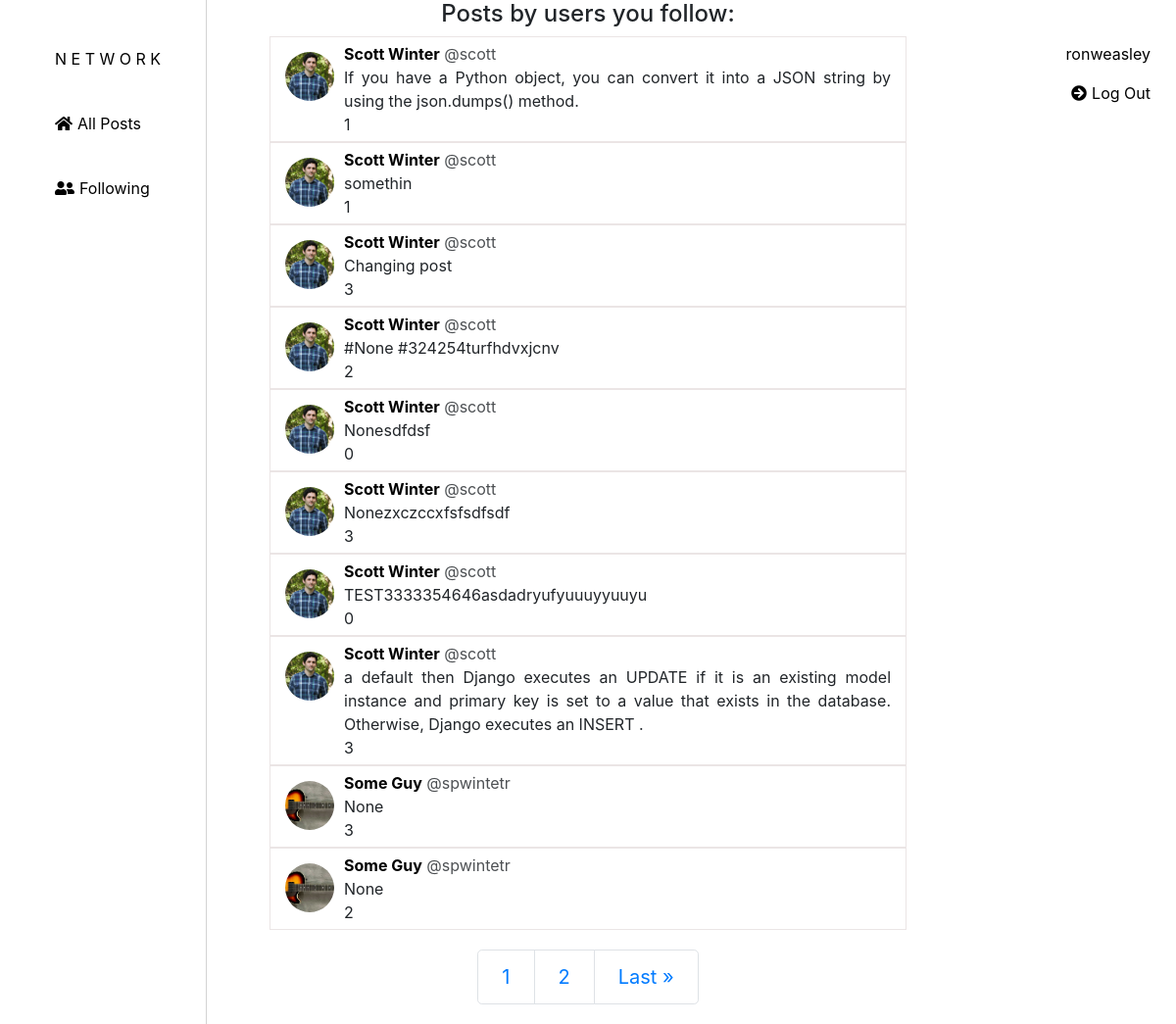
Screenshot of /following_page (signed in) with the database file from the repository.
### network/models.py (models this page shows, shortened)
class User(AbstractUser):
    pass

class Post(models.Model):
    user = models.ForeignKey(User, on_delete=models.CASCADE, related_name="post_user", default=1)
    content = models.TextField(max_length=450)
    likes = models.ManyToManyField(User, blank=True)
    timestamp = models.DateTimeField(auto_now_add=True)

### network/views.py (the view)
# urls.py: path("following_page", views.following_page, name="following_page"),
def following_page(request):
    list_of_following = Following.objects.filter(follower=request.user)
    following_list = [user.followed for user in list_of_following]
    message = ""
    if len(following_list) == 0:
        message = "You aren't following anyone yet!"
    post_list = []
    for user in following_list:
        posts = Post.objects.filter(user=user)
        post_list.append(posts)
    new_post_list = []
    for post_object in post_list:
        for post in post_object:
            new_post_list.append(post)
            new_post_list.sort(key=lambda x: x.timestamp, reverse=True)
    page_obj = paginate(new_post_list, 10, request)
    user_profiles = UserProfile.objects.all()
    user_profile_dict = profile_pictures(user_profiles)
    return render(request, "network/following_page.html", {
        "following_list": following_list,
        "message": message,
        "page_obj": page_obj,
        "user_profile_dict": user_profile_dict
    })

### network/views.py (called while the page is built)
def profile_pictures(profile_list):
    user_profile_dict = {}
    for profile in profile_list:
        user = profile.user.username
        profile_picture = profile.profile_picture.url
        user_profile_dict.update({user: profile_picture})
    return user_profile_dict

def paginate(posts_list, total_posts, request):
    paginator = Paginator(posts_list, total_posts)
    page_number = request.GET.get('page')
    page_obj = paginator.get_page(page_number)
    return page_obj

### network/templates/network/following_page.html (shortened to what this page needs)
{% extends "network/layout.html" %}
{% load static %}
{% block body %}
<h4 class="follow-title">Posts by users you follow:</h4>
    {% if message %}
    <div class="message">
        <p>{{message}}</p>
    </div>
    {% else %}
            {% for post in page_obj %}
            <div class="post-outer">
                <div class="post-inner" id="post-inner-{{post.id}}">
                    {% for key, value in user_profile_dict.items %}
                        {% if post.user.username == key %}
                            <div class="post-pic" id="post-pic-{{post.id}}">
                                <img src="{{ value }}">
                            </div>
                        {% endif %}
                    {% endfor %}
                    <div class="post-second-section">
                        <div class="post-top" id="post-top-{{post.id}}">
                            <a class="name" href="{% url 'profile' post.user.id %}">{{post.user.first_name}} {{post.user.last_name}}</a>
                            <p class="username">@{{post.user}}</p>                        </div>
                        <div class="post-middle">
                            <p id="content-{{post.id}}" name="content">{{post.content}}</p>
                        </div>
                        <div class="post-bottom">
                            <p class="likes-count" id="likes-count-{{post.id}}">{{post.likes.count}}</p>
                        </div>
                    </div>
                </div>
            </div>
            {% endfor %}
    {% endif %}
    {% if page_obj|length < 10 and page_obj.number == 1%}
    {% else %}
    <nav aria-label="..." class="pagination">
        <ul class="pagination pagination-lg">
          <li class="page-item">
            <a class="page-link" href="?page={{ page_obj.page_number }}" tabindex="-1">{{ page_obj.number }}</a>
          </li>
          {% if page_obj.has_next %}
            <li class="page-item">
                <a class="page-link" href="?page={{ page_obj.next_page_number }}">{{ page_obj.next_page_number }}</a>
            </li>
            <li class="page-item">
                <a class="page-link" href="?page={{ page_obj.paginator.num_pages }}">Last &raquo;</a>
            </li>
            {% endif %}
        </ul>
    </nav>
    {% endif %}
{% endblock %}

### network/templates/network/layout.html (shortened to what this page needs)
{% load static %}
<!DOCTYPE html>
<html lang="en">
<head>
    <link rel="stylesheet" href="https://stackpath.bootstrapcdn.com/bootstrap/4.4.1/css/bootstrap.min.css"
>
    <link rel="stylesheet" href="https://use.fontawesome.com/releases/v5.10.2/css/all.css">
    <link href="{% static 'network/styles.css' %}" rel="stylesheet">
</head>
<body>
    {% if user.is_authenticated %}
    <div class="user-info">
        <a class="nav-link" href="{% url 'profile' request.user.id %}"><p id="username">{{request.user.username}}</p></a>
        <a class="nav-link" id="index" href="{% url 'logout' %}"><i class="fas fa-arrow-circle-right"></i><p>Log Out</p></a>
    </div>
    {% else %}
    <div class="user-info">
        <a class="nav-link" href="{% url 'login' %}">Log In</a>
        <a class="nav-link" href="{% url 'register' %}">Register</a>
    </div>
    {% endif %}
    <div id="sidenav">
        <ul>
            <li>
                <a class="nav-link" id="index" href="{% url 'index' %}"><p>N E T W O R K</p></a>
            </li>
            <li>
                <a class="nav-link" id="index" href="{% url 'index' %}"><i class="fas fa-home"></i><p>All Posts</p></a>
            </li>
            {% if user.is_authenticated %}
            <li>
                <a class="nav-link" id="following_page" href="{% url 'following_page' %}"><i class="fas fa-user-friends"></i><p>Following</p></a>
            </li>
            {% endif %}
        </ul>
    </div>
    <div class="body">
        {% block body %}
        {% endblock %}
    </div>
</body>
</html>

### network/static/network/styles.css (style rules this page uses)
#sidenav { height: 100%; position: fixed; z-index: 1; left: 0; background-color:white; overflow-x: hidden; padding-top: 20px; margin-bottom: 50px; text-align: justify; border-right: 1px solid #D3D3D3; }
#sidenav ul { margin-top: 20px; list-style: none; }
#sidenav li { margin-bottom: 10px; margin-right: 30px; }
#sidenav ul li a p { display: inline-block; color: black; }
a i { margin-right: 5px; color: black; }
.user-info { position: fixed; top:35px; right:10px; text-align: right; }
.user-info a p { color: black; }
.follow-title, .sign-in-prompt { text-align: center; }
.pagination { text-align: center; margin:0 auto; margin-top: 10px; margin-bottom: 10px; }
.post-outer { text-align: center; margin:0 auto; border: 1px solid rgb(235, 229, 229); width: 650px; }
.post-inner { text-align: justify; display: flex; padding: 5px; }
.post-pic { float: left; padding: 10px; }
.post-pic img { height: 50px; width: 50px; border-radius: 50%; object-fit: cover; }
.post-top p { text-align: left; }
.name { font-weight: bold; color: black; }
.username { opacity: .8; }
.post-middle { margin-right: 10px; }
.post-middle p { margin-top: 10px; margin-bottom: 10px; overflow-wrap: break-word; }
.post-bottom i, p { display:inline; }

### rows the page displays
User: user.username "ronweasley"
Post: user.first_name "Scott", user.last_name "Winter", user "scott", content "If you have a Python object, you can convert it into a JSON string by using the json.dumps() method.", likes.count "1"
Post: user.first_name "Scott", user.last_name "Winter", user "scott", content "somethin", likes.count "1"
Post: user.first_name "Scott", user.last_name "Winter", user "scott", content "Changing post", likes.count "3"
Post: user.first_name "Scott", user.last_name "Winter", user "scott", content "#None #324254turfhdvxjcnv", likes.count "2"
Post: user.first_name "Scott", user.last_name "Winter", user "scott", content "Nonesdfdsf", likes.count "0"
Post: user.first_name "Scott", user.last_name "Winter", user "scott", content "Nonezxczccxfsfsdfsdf", likes.count "3"
Post: user.first_name "Scott", user.last_name "Winter", user "scott", content "TEST3333354646asdadryufyuuuyyuuyu", likes.count "0"
Post: user.first_name "Scott", user.last_name "Winter", user "scott", content "a default then Django executes an UPDATE if it is an existing model instance and primary key is set to a value that exists in the database. Otherwise, Django executes an INSERT .", likes.count "3"
Post: user.first_name "Some", user.last_name "Guy", user "spwintetr", content "None", likes.count "3"
Post: user.first_name "Some", user.last_name "Guy", user "spwintetr", content "None", likes.count "2"

### other values shown
{{ page_obj.number }} "1"
{{ page_obj.next_page_number }} "2"
